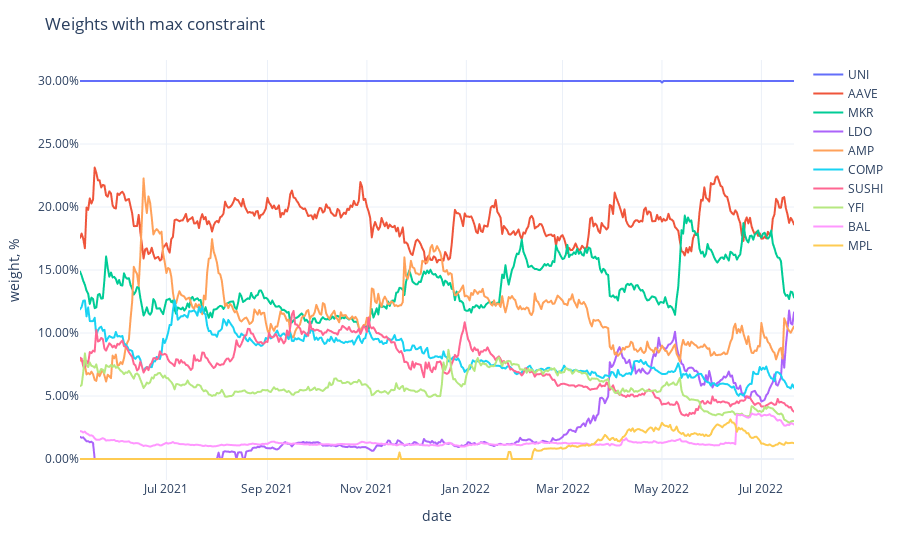

The notebook cell this image was saved under:
### Code cell
fig = px.line(adjusted_weights,
              labels={'value': 'weight, %', 'variable': ''})
fig.update_traces(
    hovertemplate="%{y}"
)
fig.update_yaxes(
    tickformat=".2%",
)
fig.update_xaxes(
    showspikes=True,
    spikethickness=2,
    spikedash="dot",
    spikecolor="#999999",
    spikemode="across",
)
fig.update_layout(
    hovermode="x",
    hoverdistance=100,  ## Distance to show hover label of data point
    spikedistance=1000,  ## Distance to show spike
    template='plotly_white',
    title='Weights with max constraint'
)

### Figure 1 — Plotly figure (JSON) as saved in the notebook; plotly's stock layout.template omitted (floating-point values rounded to 4 significant figures; data arrays with more than 128 entries replaced by an {"elided": "..."} marker saying what was removed)
{"data": [{"hovertemplate": "%{y}", "legendgroup": "UNI", "line": {"color": "#636efa", "dash": "solid"}, "marker": {"symbol": "circle"}, "mode": "lines", "name": "UNI", "showlegend": true, "type": "scattergl", "x": {"elided": "439 str values"}, "xaxis": "x", "y": {"elided": "439 float values"}, "yaxis": "y"}, {"hovertemplate": "%{y}", "legendgroup": "AAVE", "line": {"color": "#EF553B", "dash": "solid"}, "marker": {"symbol": "circle"}, "mode": "lines", "name": "AAVE", "showlegend": true, "type": "scattergl", "x": {"elided": "439 str values"}, "xaxis": "x", "y": {"elided": "439 float values"}, "yaxis": "y"}, {"hovertemplate": "%{y}", "legendgroup": "MKR", "line": {"color": "#00cc96", "dash": "solid"}, "marker": {"symbol": "circle"}, "mode": "lines", "name": "MKR", "showlegend": true, "type": "scattergl", "x": {"elided": "439 str values"}, "xaxis": "x", "y": {"elided": "439 float values"}, "yaxis": "y"}, {"hovertemplate": "%{y}", "legendgroup": "LDO", "line": {"color": "#ab63fa", "dash": "solid"}, "marker": {"symbol": "circle"}, "mode": "lines", "name": "LDO", "showlegend": true, "type": "scattergl", "x": {"elided": "439 str values"}, "xaxis": "x", "y": {"elided": "439 float values"}, "yaxis": "y"}, {"hovertemplate": "%{y}", "legendgroup": "AMP", "line": {"color": "#FFA15A", "dash": "solid"}, "marker": {"symbol": "circle"}, "mode": "lines", "name": "AMP", "showlegend": true, "type": "scattergl", "x": {"elided": "439 str values"}, "xaxis": "x", "y": {"elided": "439 float values"}, "yaxis": "y"}, {"hovertemplate": "%{y}", "legendgroup": "COMP", "line": {"color": "#19d3f3", "dash": "solid"}, "marker": {"symbol": "circle"}, "mode": "lines", "name": "COMP", "showlegend": true, "type": "scattergl", "x": {"elided": "439 str values"}, "xaxis": "x", "y": {"elided": "439 float values"}, "yaxis": "y"}, {"hovertemplate": "%{y}", "legendgroup": "SUSHI", "line": {"color": "#FF6692", "dash": "solid"}, "marker": {"symbol": "circle"}, "mode": "lines", "name": "SUSHI", "showlegend": true, "type": "scattergl", "x": {"elided": "439 str values"}, "xaxis": "x", "y": {"elided": "439 float values"}, "yaxis": "y"}, {"hovertemplate": "%{y}", "legendgroup": "YFI", "line": {"color": "#B6E880", "dash": "solid"}, "marker": {"symbol": "circle"}, "mode": "lines", "name": "YFI", "showlegend": true, "type": "scattergl", "x": {"elided": "439 str values"}, "xaxis": "x", "y": {"elided": "439 float values"}, "yaxis": "y"}, {"hovertemplate": "%{y}", "legendgroup": "BAL", "line": {"color": "#FF97FF", "dash": "solid"}, "marker": {"symbol": "circle"}, "mode": "lines", "name": "BAL", "showlegend": true, "type": "scattergl", "x": {"elided": "439 str values"}, "xaxis": "x", "y": {"elided": "439 float values"}, "yaxis": "y"}, {"hovertemplate": "%{y}", "legendgroup": "MPL", "line": {"color": "#FECB52", "dash": "solid"}, "marker": {"symbol": "circle"}, "mode": "lines", "name": "MPL", "showlegend": true, "type": "scattergl", "x": {"elided": "439 str values"}, "xaxis": "x", "y": {"elided": "439 float values"}, "yaxis": "y"}], "layout": {"autosize": true, "hoverdistance": 100, "hovermode": "x", "legend": {"title": {"text": ""}, "tracegroupgap": 0}, "margin": {"t": 60}, "spikedistance": 1000, "title": {"text": "Weights with max constraint"}, "xaxis": {"anchor": "y", "autorange": true, "domain": [0, 1], "range": ["2021-05-09", "2022-07-21"], "showspikes": true, "spikecolor": "#999999", "spikedash": "dot", "spikemode": "across", "spikethickness": 2, "title": {"text": "date"}, "type": "date"}, "yaxis": {"anchor": "x", "autorange": true, "domain": [0, 1], "range": [-0.01667, 0.3167], "tickformat": ".2%", "title": {"text": "weight, %"}, "type": "linear"}}}
